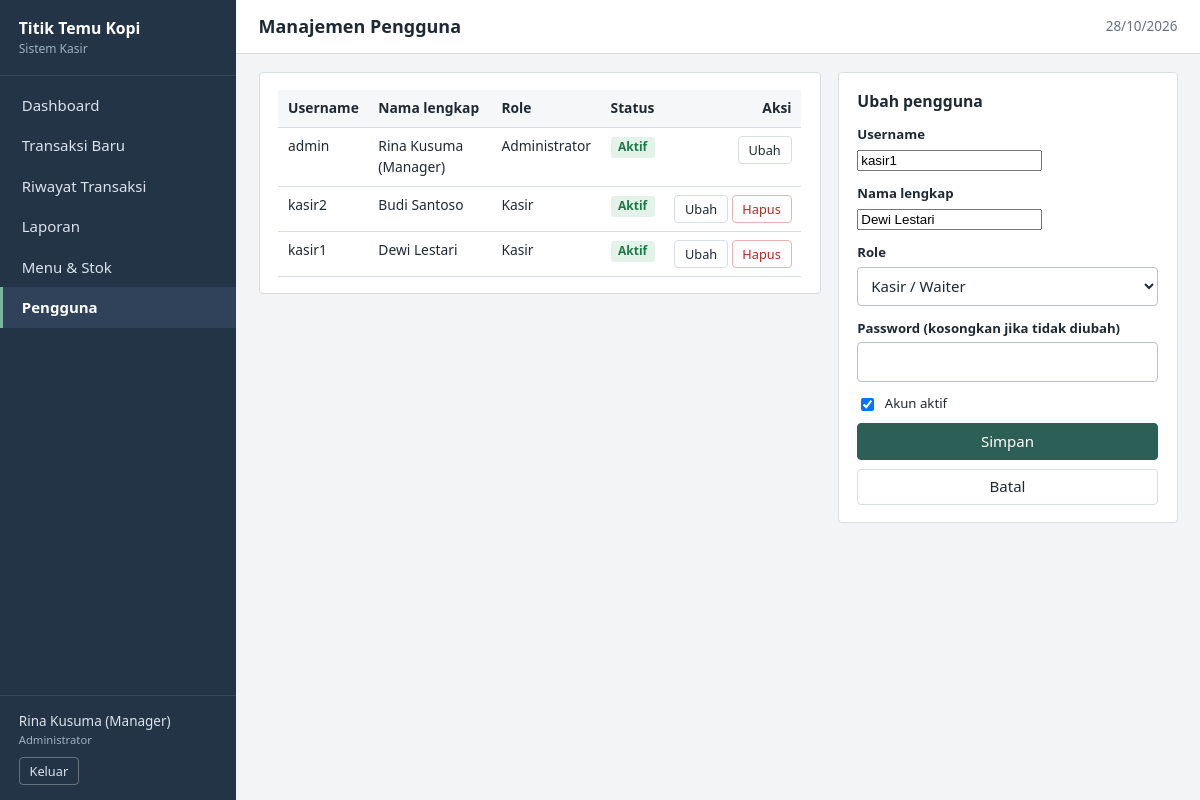
Page /pengguna.php?edit=2 (signed in) on the committed database.
### tables this page shows
CREATE TABLE users (
  id INT UNSIGNED AUTO_INCREMENT PRIMARY KEY,
  username VARCHAR(30) NOT NULL UNIQUE,
  password_hash VARCHAR(255) NOT NULL,
  nama_lengkap VARCHAR(100) NOT NULL,
  role ENUM('admin','kasir') NOT NULL DEFAULT 'kasir',
  status TINYINT(1) NOT NULL DEFAULT 1,
  created_at DATETIME NOT NULL
);

### includes/bootstrap.php (called while the page is built, shortened)
<?php
function e($v): string
{
    return htmlspecialchars((string)$v, ENT_QUOTES, 'UTF-8');
}
function user(): ?array
{
    return $_SESSION['user'] ?? null;
}
function is_admin(): bool
{
    return (user()['role'] ?? '') === 'admin';
}

### pengguna.php (the view, shortened to what this page needs)
<?php
require_once __DIR__ . '/includes/bootstrap.php';
$pdo = db();
$meId = (int)user()['id'];
$edit = null;
if (isset($_GET['edit'])) {
    $st = $pdo->prepare('SELECT * FROM users WHERE id=?');
    $st->execute([(int)$_GET['edit']]);
    $edit = $st->fetch() ?: null;
}
$list = $pdo->query('SELECT * FROM users ORDER BY role, nama_lengkap')->fetchAll();
$judul = 'Manajemen Pengguna';
$menu_aktif = 'pengguna';
require __DIR__ . '/includes/header.php';
?>
<div class="grid-main">
  <section class="panel">
    <div class="table-wrap"><table>
      <thead><tr><th>Username</th><th>Nama lengkap</th><th>Role</th><th>Status</th><th class="aksi">Aksi</th></tr></thead>
      <tbody>
      <?php foreach ($list as $u): ?>
        <tr>
          <td><?= e($u['username']) ?></td><td><?= e($u['nama_lengkap']) ?></td><td><?= $u['role'] === 'admin' ? 'Administrator' : 'Kasir' ?></td>
          <td><?= $u['status'] ? '<span class="badge badge-ok">Aktif</span>' : '<span class="badge badge-bad">Nonaktif</span>' ?></td>
          <td class="aksi">
            <a class="btn btn-light btn-sm" href="?edit=<?= (int)$u['id'] ?>">Ubah</a>
            <?php if ((int)$u['id'] !== $meId): ?>
            <form method="post" class="inline-form" data-confirm="Hapus pengguna <?= e($u['username']) ?>?"><button class="btn btn-danger btn-sm">Hapus</button></form>
            <?php endif; ?>
          </td>
        </tr>
      <?php endforeach; ?>
      </tbody>
    </table></div>
  </section>
  <aside><section class="panel">
    <h2><?= $edit ? 'Ubah pengguna' : 'Tambah pengguna' ?></h2>
    <form method="post" autocomplete="off"><?= csrf_field() ?>
      <div class="field"><label for="un">Username</label><input id="un" name="username" required maxlength="30" value="<?= e($edit['username'] ?? '') ?>"></div>
      <div class="field"><label for="nl">Nama lengkap</label><input id="nl" name="nama_lengkap" required maxlength="100" value="<?= e($edit['nama_lengkap'] ?? '') ?>"></div>
      <div class="field"><label for="rl">Role</label>
        <select id="rl" name="role"><option value="kasir" <?= ($edit['role'] ?? '') === 'kasir' ? 'selected' : '' ?>>Kasir / Waiter</option></select></div>
      <div class="field"><label for="pw">Password<?= $edit ? ' (kosongkan jika tidak diubah)' : '' ?></label><input id="pw" type="password" name="password" <?= $edit ? '' : 'required' ?> autocomplete="new-password"></div>
      <label class="check"><input type="checkbox" name="status" <?= ($edit['status'] ?? 1) ? 'checked' : '' ?>> Akun aktif</label>
      <button class="btn btn-primary btn-block">Simpan</button>
      <?php if ($edit): ?><a href="pengguna.php" class="btn btn-light btn-block">Batal</a><?php endif; ?>
    </form>
  </section></aside>
</div>
<?php require __DIR__ . '/includes/footer.php'; ?>

### includes/header.php (shortened to what this page needs)
<?php
$menu_aktif = $menu_aktif ?? '';
$u = user();
$nav = [
    ['dashboard', 'dashboard.php', 'Dashboard', false],
    ['transaksi', 'transaksi.php', 'Transaksi Baru', false],
    ['riwayat', 'riwayat.php', is_admin() ? 'Riwayat Transaksi' : 'Riwayat Saya', false],
    ['laporan', 'laporan.php', 'Laporan', true],
    ['produk', 'produk.php', 'Menu & Stok', true],
    ['pengguna', 'pengguna.php', 'Pengguna', true],
];
?>
<!DOCTYPE html>
<html lang="id">
<head>
<link rel="stylesheet" href="assets/css/style.css">
</head>
<body>
<div class="shell">
  <aside class="sidebar" id="sidebar">
    <div class="brand">
      <strong><?= e(APP_NAME) ?></strong>
      <span>Sistem Kasir</span>
    </div>
    <nav>
      <?php foreach ($nav as [$key, $href, $label, $adminOnly]):
          if ($adminOnly && !is_admin()) continue; ?>
        <a href="<?= $href ?>" class="<?= $menu_aktif === $key ? 'active' : '' ?>"><?= e($label) ?></a>
      <?php endforeach; ?>
    </nav>
    <div class="sidebar-user">
      <div><?= e($u['nama_lengkap']) ?></div>
      <small><?= is_admin() ? 'Administrator' : 'Kasir' ?></small>
      <a href="logout.php" class="btn btn-light btn-sm" data-confirm="Keluar dari aplikasi?">Keluar</a>
    </div>
  </aside>
  <div class="main">
    <header class="topbar">
      <h1><?= e($judul ?? '') ?></h1>
      <span class="topbar-date"><?= date('d/m/Y') ?></span>
    </header>
    <main class="content">

### assets/css/style.css (style rules this page uses)
:root { --ink: #1f2933; --muted: #667085; --line: #d9dee5; --bg: #f3f4f6; --panel: #ffffff; --side: #243447; --side-hover: #2f4259; --accent: #2c5f55; --accent-dark: #224a42; --ok: #1d7a46; --ok-bg: #e4f3ea; --warn: #946200; --warn-bg: #fdf1d6; --bad: #b3261e; --bad-bg: #fbe5e3; }
* { box-sizing: border-box; }
html { font-size: 15px; }
body { margin: 0; font-family: "Segoe UI", Tahoma, Arial, sans-serif; color: var(--ink); background: var(--bg); line-height: 1.5; }
a { color: var(--accent); }
h1, h2 { margin: 0; font-weight: 600; }
h2 { font-size: 1.05rem; margin-bottom: .75rem; }
.shell { display: flex; min-height: 100vh; }
.sidebar { width: 236px; background: var(--side); color: #dbe3ec; display: flex; flex-direction: column; flex-shrink: 0; }
.brand { padding: 1.1rem 1.25rem; border-bottom: 1px solid rgba(255,255,255,.1); display: flex; flex-direction: column; }
.brand strong { color: #fff; font-size: 1.05rem; }
.brand span { font-size: .8rem; color: #9fb0c3; }
.sidebar nav { flex: 1; padding: .6rem 0; }
.sidebar nav a { display: block; padding: .6rem 1.25rem; color: #dbe3ec; text-decoration: none; border-left: 3px solid transparent; }
.sidebar nav a.active { background: var(--side-hover); border-left-color: #7fb3a5; color: #fff; font-weight: 600; }
.sidebar-user { padding: 1rem 1.25rem; border-top: 1px solid rgba(255,255,255,.1); font-size: .9rem; }
.sidebar-user small { display: block; color: #9fb0c3; margin-bottom: .6rem; }
.main { flex: 1; min-width: 0; display: flex; flex-direction: column; }
.topbar { display: flex; align-items: center; gap: 1rem; background: var(--panel); border-bottom: 1px solid var(--line); padding: .85rem 1.5rem; }
.topbar h1 { font-size: 1.2rem; flex: 1; }
.topbar-date { color: var(--muted); font-size: .9rem; }
.content { padding: 1.25rem 1.5rem 2.5rem; }
.panel { background: var(--panel); border: 1px solid var(--line); border-radius: 4px; padding: 1.1rem 1.25rem; margin-bottom: 1.1rem; }
.grid-main { display: grid; grid-template-columns: minmax(0, 1fr) 340px; gap: 1.1rem; align-items: start; }
.btn { display: inline-block; border: 1px solid var(--line); background: #fff; color: var(--ink); padding: .5rem .95rem; border-radius: 4px; font: inherit; cursor: pointer; text-decoration: none; line-height: 1.3; }
.btn-primary { background: var(--accent); border-color: var(--accent); color: #fff; }
.btn-danger { color: var(--bad); border-color: #e3b5b1; }
.btn-light { background: #fff; }
.btn-sm { padding: .3rem .65rem; font-size: .85rem; }
.btn-block { display: block; width: 100%; text-align: center; margin-top: .6rem; }
.sidebar-user .btn { background: transparent; color: #dbe3ec; border-color: rgba(255,255,255,.3); }
label { display: block; font-size: .88rem; font-weight: 600; margin-bottom: .25rem; }
input[type=text], input[type=password], input[type=number], input[type=date], select { width: 100%; padding: .5rem .6rem; border: 1px solid #b9c2cd; border-radius: 4px; font: inherit; background: #fff; color: var(--ink); }
.field { margin-bottom: .85rem; }
.check { display: flex; align-items: center; gap: .5rem; font-weight: 400; margin: .25rem 0 .5rem; }
.inline-form { display: inline; }
.table-wrap { overflow-x: auto; }
table { width: 100%; border-collapse: collapse; font-size: .92rem; }
th, td { padding: .55rem .65rem; border-bottom: 1px solid var(--line); text-align: left; vertical-align: top; }
th { background: #f6f7f9; font-weight: 600; white-space: nowrap; }
td.aksi, th.aksi { white-space: nowrap; text-align: right; }
.badge { display: inline-block; padding: .1rem .5rem; border-radius: 3px; font-size: .8rem; font-weight: 600; }
.badge-ok { background: var(--ok-bg); color: var(--ok); }

### rows in the picture
users: nama_lengkap "Rina Kusuma (Manager)", username "admin", role "Administrator", status "Aktif"
users: username "kasir2", nama_lengkap "Budi Santoso", role "Kasir", status "Aktif"
users: username "kasir1", nama_lengkap "Dewi Lestari", shows "Kasir", shows "Aktif", role "Kasir / Waiter", status "☑"

### other values in the picture
APP_NAME "Titik Temu Kopi"
$label "Dashboard"
$label "Transaksi Baru"
$label "Riwayat Transaksi"
$label "Laporan"
$label "Menu & Stok"
$label "Pengguna"
$judul "Manajemen Pengguna"
